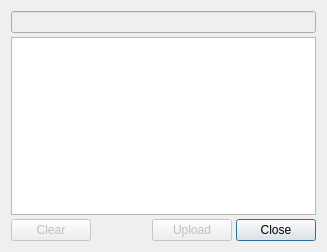
<?xml version="1.0" encoding="UTF-8"?>
<ui version="4.0">
 <class>UploadDialog</class>
 <widget class="QDialog" name="UploadDialog">
  <property name="geometry">
   <rect>
    <x>0</x>
    <y>0</y>
    <width>327</width>
    <height>252</height>
   </rect>
  </property>
  <property name="windowTitle">
   <string>Screenshot History</string>
  </property>
  <property name="windowIcon">
   <iconset resource="../lightscreen.qrc">
    <normaloff>:/icons/view-history</normaloff>:/icons/view-history</iconset>
  </property>
  <layout class="QVBoxLayout" name="verticalLayout">
   <property name="spacing">
    <number>4</number>
   </property>
   <item>
    <widget class="QLineEdit" name="filterEdit">
     <property name="enabled">
      <bool>false</bool>
     </property>
     <property name="whatsThis">
      <string>Type here to filter through the screenshots in the list.</string>
     </property>
     <property name="styleSheet">
      <string notr="true">color: palette(mid);</string>
     </property>
    </widget>
   </item>
   <item>
    <widget class="QTableView" name="tableView">
     <property name="whatsThis">
      <string>Double click the path to open the image with the default picture viewer, you can also double-click the URL to open it on your web browser.

Right click items to get access to more options.</string>
     </property>
    </widget>
   </item>
   <item>
    <layout class="QHBoxLayout" name="horizontalLayout">
     <item>
      <widget class="QPushButton" name="clearButton">
       <property name="enabled">
        <bool>false</bool>
       </property>
       <property name="text">
        <string>Clear</string>
       </property>
      </widget>
     </item>
     <item>
      <spacer name="horizontalSpacer">
       <property name="orientation">
        <enum>Qt::Horizontal</enum>
       </property>
       <property name="sizeHint" stdset="0">
        <size>
         <width>40</width>
         <height>20</height>
        </size>
       </property>
      </spacer>
     </item>
     <item>
      <widget class="QPushButton" name="uploadButton">
       <property name="enabled">
        <bool>false</bool>
       </property>
       <property name="text">
        <string>Upload</string>
       </property>
      </widget>
     </item>
     <item>
      <widget class="QPushButton" name="closeButton">
       <property name="text">
        <string>Close</string>
       </property>
       <property name="default">
        <bool>true</bool>
       </property>
      </widget>
     </item>
    </layout>
   </item>
  </layout>
 </widget>
 <resources>
  <include location="../lightscreen.qrc"/>
 </resources>
 <connections>
  <connection>
   <sender>closeButton</sender>
   <signal>clicked()</signal>
   <receiver>UploadDialog</receiver>
   <slot>close()</slot>
   <hints>
    <hint type="sourcelabel">
     <x>279</x>
     <y>230</y>
    </hint>
    <hint type="destinationlabel">
     <x>163</x>
     <y>125</y>
    </hint>
   </hints>
  </connection>
 </connections>
</ui>
